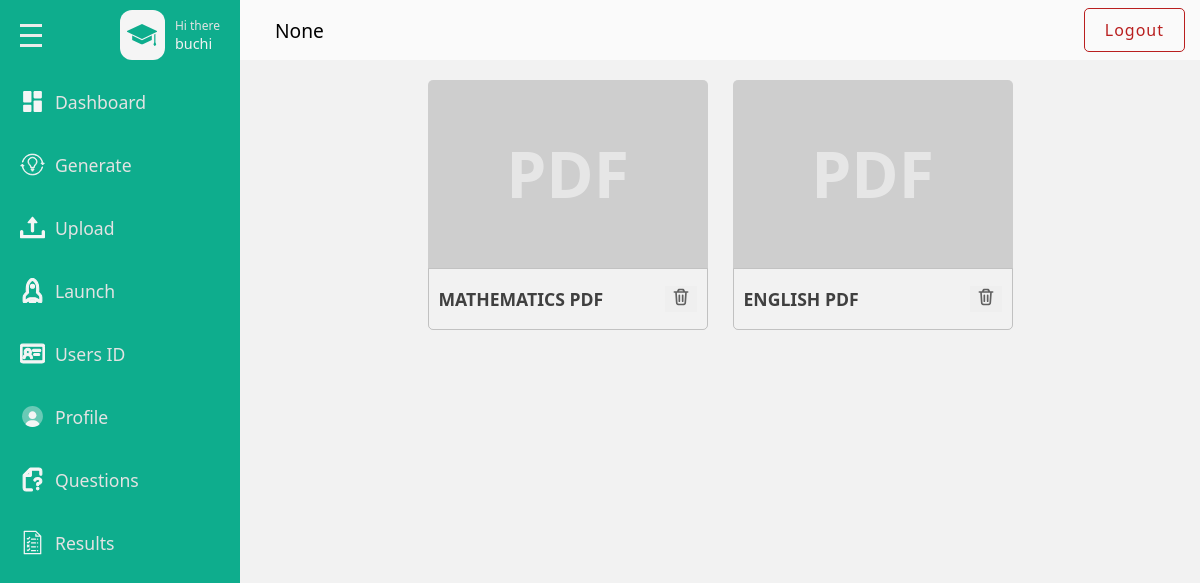
The app's page /admins/question (signed in), older data.
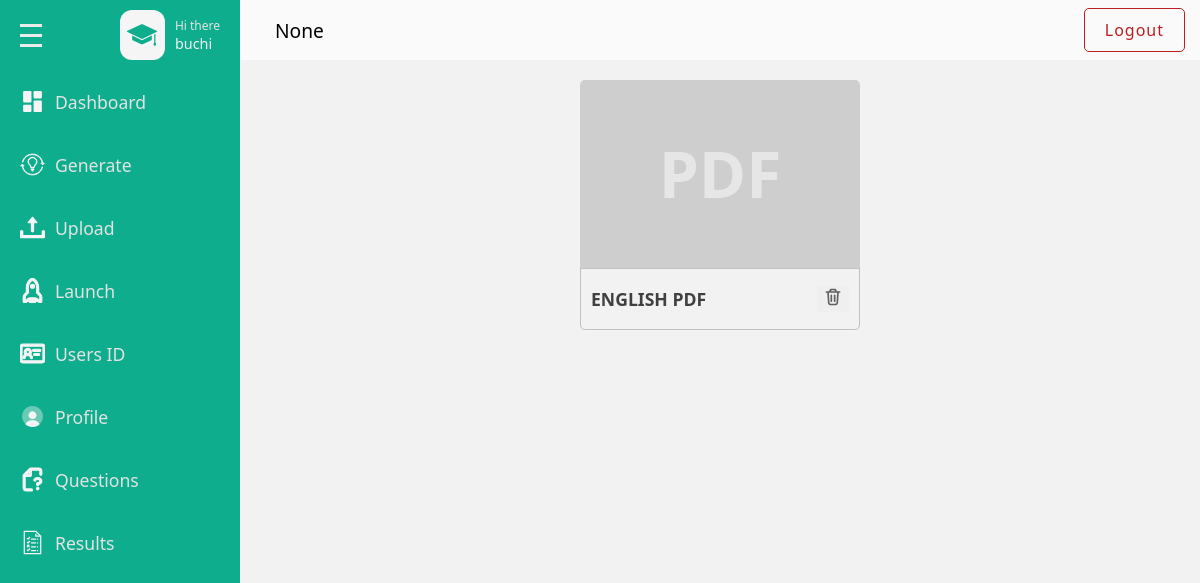
The same page, newer data.
### base/models.py (models this page shows, shortened)
class Subject(models.Model):
    name = models.CharField(max_length=255, unique=True, null=True)

### admins/views.py (the view)
# urls.py: path('question',views.question,name='question'),
def question(request):
    userprofile = get_object_or_404(Userprofile,user=request.user)
    subject  = Subject.objects.all()[:10]
    context ={
        'subject':subject,
        'userprofile':userprofile
    }
    return render (request, 'admins/question.html',context)

### base/templates/admins/question.html (shortened to what the changed rows need)
{% load static %}
<!DOCTYPE html>
<html lang="en">
<head>
    <link rel = "stylesheet" href = "{% static 'css/style.css' %}"/>
</head>
<body>
    <div class = "page">
        <div class = "wrapper">
                                <!DOCTYPE svg PUBLIC "-//W3C//DTD SVG 1.1//EN" "http://www.w3.org/Graphics/SVG/1.1/DTD/svg11.dtd">
                                <!DOCTYPE svg PUBLIC "-//W3C//DTD SVG 1.1//EN" "http://www.w3.org/Graphics/SVG/1.1/DTD/svg11.dtd">
                                <!DOCTYPE svg PUBLIC "-//W3C//DTD SVG 1.1//EN" "http://www.w3.org/Graphics/SVG/1.1/DTD/svg11.dtd">
                                <!DOCTYPE svg PUBLIC "-//W3C//DTD SVG 1.1//EN" "http://www.w3.org/Graphics/SVG/1.1/DTD/svg11.dtd">
                                <!DOCTYPE svg PUBLIC "-//W3C//DTD SVG 1.1//EN" "http://www.w3.org/Graphics/SVG/1.1/DTD/svg11.dtd">
                                <!DOCTYPE svg PUBLIC "-//W3C//DTD SVG 1.1//EN" "http://www.w3.org/Graphics/SVG/1.1/DTD/svg11.dtd">
                                <!DOCTYPE svg PUBLIC "-//W3C//DTD SVG 1.1//EN" "http://www.w3.org/Graphics/SVG/1.1/DTD/svg11.dtd">
                                <!DOCTYPE svg PUBLIC "-//W3C//DTD SVG 1.1//EN" "http://www.w3.org/Graphics/SVG/1.1/DTD/svg11.dtd">
                                <!DOCTYPE svg PUBLIC "-//W3C//DTD SVG 1.1//EN" "http://www.w3.org/Graphics/SVG/1.1/DTD/svg11.dtd">
            <div class = "main-content">
                <div class = "question-pdf-box-wrapper flex-wrap">
                    {% if subject %}
                    {%  for subject in subject  %}
                    <div class = "question-pdf-box">
                        <div class = "pdf-graphics flex-center">
                            <span>PDF</span>
                        </div>
                                <div class="question-pdf-details flex">
                                    <h3 class ="question-pdf-name">{{subject.name|upper}} PDF</h3>
                                    <button data-link = "{% url 'admins:delete' subject.pk %}" class = "delete-btn">
                                    </button>
                                </div>
                            </div>
                        {% endfor %}
                    {%else%}
                            <h2 class ="empty-head">No Pdf Yet Please Upload</h2>
                    {% endif %}
                </div>
            </div>
        </div>
    </div>
</body>
</html>

Row changes from the older to the newer data that the page shows:
removed Subject: name "MATHEMATICS"
